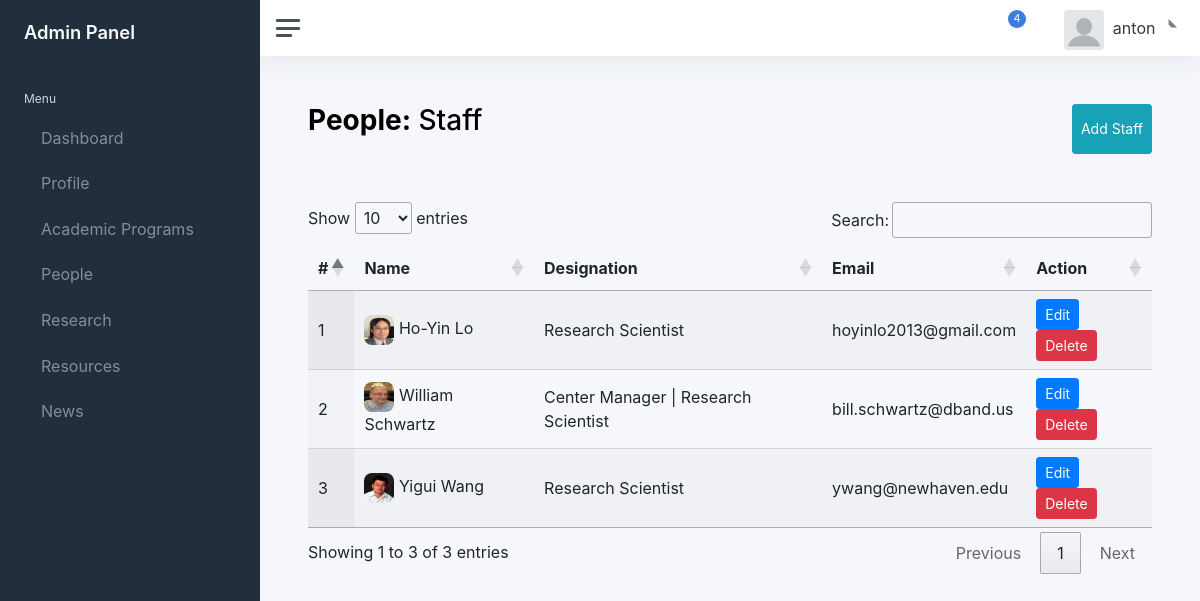
Page /super-admin/people/all-staffs/ (signed in) on the committed database.
### peopleApp/models.py (models this page shows, shortened)
class staff(models.Model):
    name = models.TextField(max_length=100)
    staff_image = models.ImageField(null=True, blank=True, upload_to="Images/")
    email = models.EmailField(max_length=50)
    designation = models.TextField(max_length=100)

### peopleApp/views.py (the view)
@login_required
def staff(request):
    if request.method == "GET":
        data = all_staff.objects.all().order_by('name')
        return render(request, 'peopleApp/staff.html',context={'staff':data})

### templates/peopleApp/staff.html (shortened to what this page needs)
{% extends "layouts/admin.html" %}
{% load static %}
{% block links %}
<link rel="stylesheet" href="https://cdn.datatables.net/1.12.1/css/jquery.dataTables.min.css">
{% endblock %}
{% block content %}
<main class="content">
	<div class="container-fluid p-0">
		  <div class="d-flex justify-content-between pb-5">
		  	<h1 class="h3 mb-3"><strong>People:</strong> Staff</h1>
				<button class="btn btn-sm btn-info" data-toggle="modal" data-target="#staffModal">Add Staff</button>
		  </div>
      <div>
						<table id="example" class="display" style="width:100%">
				        <thead>
				            <tr>
				                <th>#</th>
				                <th>Name</th>
				                <th>Designation</th>
				                <th>Email</th>
				                <th>Action</th>
				            </tr>
				        </thead>
				        <tbody>
									{% for value in staff%}
				            <tr>
				                <td>{{ forloop.counter }}</td>
				                <td>
													<img src="/media/{{ BASIC_DIR }}/{{value.staff_image}}" alt="" style="height:30px; width:30px; border-radius: 8px; "/>
													{{ value.name}}
												</td>
				                <td>{{ value.designation}}</td>
				                <td>{{ value.email }}</td>
				                <td>
				                	<button data-id="{{ value.id }}" class="btn btn-sm btn-primary edit-btn" data-toggle="modal" data-target="#editStaffModal">Edit</button>
													<button data-id="{{ value.id }}" data-page="people/staff" class="btn btn-sm btn-danger del-btn" data-toggle="modal" data-target="#deleteModal">Delete</button>
				                </td>
				            </tr>
										{% endfor %}
				        </tbody>
				    </table>
      </div>
  </div>
</main>
{% endblock %}

### templates/layouts/admin.html (shortened to what this page needs)
{% load static %}
<!DOCTYPE html>
<html lang="en">
<head>
	<link href="{% static 'css/app.css' %}" rel="stylesheet">
	<link rel="stylesheet" href="https://cdn.jsdelivr.net/npm/bootstrap@4.6.2/dist/css/bootstrap.min.css" >
	{% block links %}
	{% endblock %}
</head>
<body>
	<div class="wrapper">
		<nav id="sidebar" class="sidebar js-sidebar">
			<div class="sidebar-content js-simplebar">
				<a class="sidebar-brand" href="{% url 'dashboard'%}">
          <span class="align-middle">Admin Panel</span>
        </a>
				<ul class="sidebar-nav">
					<li class="sidebar-header">
						Menu
					</li>
					<li class="sidebar-item">
						<a class="sidebar-link" href="{% url 'dashboard'%}">
              				 <span class="align-middle">Dashboard</span>
            			</a>
					</li>
					<li class="sidebar-item">
						<a class="sidebar-link" href="#">
              				 <span class="align-middle">Profile</span>
						</a>
					</li>
					<li class="sidebar-item">
						<a class="sidebar-link" href="#">
              				 <span class="align-middle">Academic Programs</span>
						</a>
					</li>
					<li class="sidebar-item">
						<a class="sidebar-link" href="#" data-bs-toggle="dropdown">
              				 <span class="align-middle">People</span>
						</a>
					</li>
					<li class="sidebar-item">
						<a class="sidebar-link" href="#" data-bs-toggle="dropdown">
              				 <span class="align-middle">Research</span>
						</a>
					</li>
					<li class="sidebar-item">
						<a class="sidebar-link" href="#" data-bs-toggle="dropdown">
              				 <span class="align-middle">Resources</span>
						</a>
					</li>
					<li class="sidebar-item">
						<a class="sidebar-link" href="#">
              				 <span class="align-middle">News</span>
						</a>
					</li>
				</ul>
			</div>
		</nav>
		<div class="main">
			<nav class="navbar navbar-expand navbar-light navbar-bg">
				<a class="sidebar-toggle js-sidebar-toggle">
          <i class="hamburger align-self-center"></i>
        </a>
				<div class="navbar-collapse collapse">
					<ul class="navbar-nav navbar-align">
						<li class="nav-item dropdown">
							<a class="nav-icon dropdown-toggle" href="#" id="alertsDropdown" data-bs-toggle="dropdown">
								<div class="position-relative">
									<span class="indicator">4</span>
								</div>
							</a>
						</li>
						<li class="nav-item dropdown">
							<a class="nav-icon dropdown-toggle" href="#" id="messagesDropdown" data-bs-toggle="dropdown">
							</a>
						</li>
						<li class="nav-item dropdown">
							<a class="nav-link dropdown-toggle d-none d-sm-inline-block" href="#" data-bs-toggle="dropdown">
                <img src=
								"
								{% if userinfo == None %}
										{% static 'img/avatars/download.png' %}
								{% else %}
										/media/{{ BASIC_DIR }}/{{user_info.admin_image}}
								{% endif %}
								"
								 class="avatar img-fluid rounded me-1" alt="Charles Hall" /> <span class="text-dark">{{ user.username }}</span>
              </a>
						</li>
					</ul>
				</div>
			</nav>
		{% block content %}
    	{% endblock %}
		</div>
	</div>
</body>
</html>

### rows in the picture
staff: staff_image (picture), name "Ho-Yin Lo", designation "Research Scientist", email "hoyinlo2013@gmail.com"
staff: staff_image (picture), name "William Schwartz", designation "Center Manager | Research Scientist", email "bill.schwartz@dband.us"
staff: staff_image (picture), name "Yigui Wang", designation "Research Scientist", email "ywang@newhaven.edu"

### other values in the picture
{{ user.username }} "anton"
